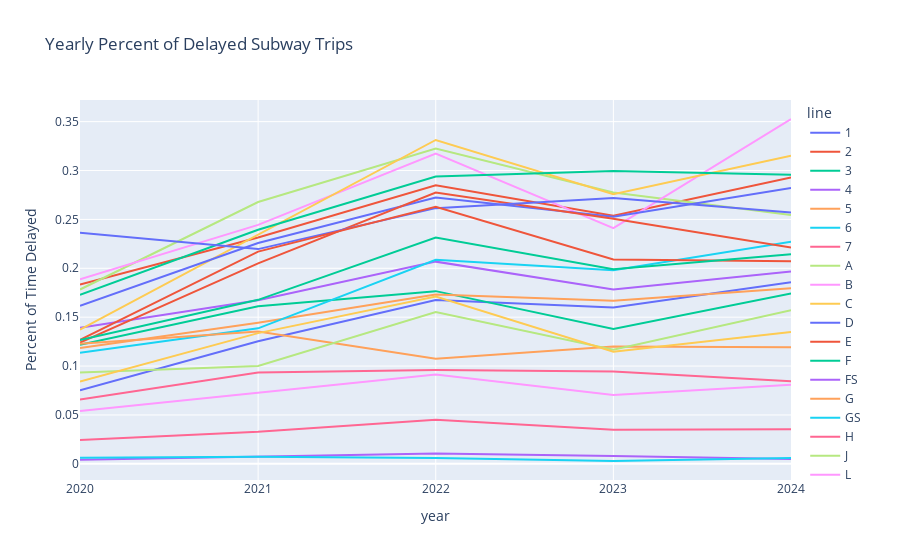

Source (notebook cell):
### Code cell
yearly_delays_graph.update_xaxes(
    dtick='M12',
    tickformat='%Y',
)

### Figure 1 — Plotly figure (JSON) as saved in the notebook; plotly's stock layout.template omitted (floating-point values rounded to 4 significant figures)
{"data": [{"hovertemplate": "line=1<br>year=%{x}<br>Percent of Time Delayed=%{y}<extra></extra>", "legendgroup": "1", "line": {"color": "#636efa", "dash": "solid"}, "marker": {"symbol": "circle"}, "mode": "lines", "name": "1", "orientation": "v", "showlegend": true, "type": "scatter", "x": ["2020-01-01T00:00:00", "2021-01-01T00:00:00", "2022-01-01T00:00:00", "2023-01-01T00:00:00", "2024-01-01T00:00:00"], "xaxis": "x", "y": [0.07531, 0.1254, 0.1674, 0.16, 0.1856], "yaxis": "y"}, {"hovertemplate": "line=2<br>year=%{x}<br>Percent of Time Delayed=%{y}<extra></extra>", "legendgroup": "2", "line": {"color": "#EF553B", "dash": "solid"}, "marker": {"symbol": "circle"}, "mode": "lines", "name": "2", "orientation": "v", "showlegend": true, "type": "scatter", "x": ["2020-01-01T00:00:00", "2021-01-01T00:00:00", "2022-01-01T00:00:00", "2023-01-01T00:00:00", "2024-01-01T00:00:00"], "xaxis": "x", "y": [0.1834, 0.2314, 0.285, 0.2538, 0.293], "yaxis": "y"}, {"hovertemplate": "line=3<br>year=%{x}<br>Percent of Time Delayed=%{y}<extra></extra>", "legendgroup": "3", "line": {"color": "#00cc96", "dash": "solid"}, "marker": {"symbol": "circle"}, "mode": "lines", "name": "3", "orientation": "v", "showlegend": true, "type": "scatter", "x": ["2020-01-01T00:00:00", "2021-01-01T00:00:00", "2022-01-01T00:00:00", "2023-01-01T00:00:00", "2024-01-01T00:00:00"], "xaxis": "x", "y": [0.1219, 0.1612, 0.1766, 0.138, 0.1743], "yaxis": "y"}, {"hovertemplate": "line=4<br>year=%{x}<br>Percent of Time Delayed=%{y}<extra></extra>", "legendgroup": "4", "line": {"color": "#ab63fa", "dash": "solid"}, "marker": {"symbol": "circle"}, "mode": "lines", "name": "4", "orientation": "v", "showlegend": true, "type": "scatter", "x": ["2020-01-01T00:00:00", "2021-01-01T00:00:00", "2022-01-01T00:00:00", "2023-01-01T00:00:00", "2024-01-01T00:00:00"], "xaxis": "x", "y": [0.1392, 0.1674, 0.2068, 0.1782, 0.1966], "yaxis": "y"}, {"hovertemplate": "line=5<br>year=%{x}<br>Percent of Time Delayed=%{y}<extra></extra>", "legendgroup": "5", "line": {"color": "#FFA15A", "dash": "solid"}, "marker": {"symbol": "circle"}, "mode": "lines", "name": "5", "orientation": "v", "showlegend": true, "type": "scatter", "x": ["2020-01-01T00:00:00", "2021-01-01T00:00:00", "2022-01-01T00:00:00", "2023-01-01T00:00:00", "2024-01-01T00:00:00"], "xaxis": "x", "y": [0.1184, 0.1442, 0.1733, 0.1667, 0.1795], "yaxis": "y"}, {"hovertemplate": "line=6<br>year=%{x}<br>Percent of Time Delayed=%{y}<extra></extra>", "legendgroup": "6", "line": {"color": "#19d3f3", "dash": "solid"}, "marker": {"symbol": "circle"}, "mode": "lines", "name": "6", "orientation": "v", "showlegend": true, "type": "scatter", "x": ["2020-01-01T00:00:00", "2021-01-01T00:00:00", "2022-01-01T00:00:00", "2023-01-01T00:00:00", "2024-01-01T00:00:00"], "xaxis": "x", "y": [0.1135, 0.1386, 0.2087, 0.1981, 0.2271], "yaxis": "y"}, {"hovertemplate": "line=7<br>year=%{x}<br>Percent of Time Delayed=%{y}<extra></extra>", "legendgroup": "7", "line": {"color": "#FF6692", "dash": "solid"}, "marker": {"symbol": "circle"}, "mode": "lines", "name": "7", "orientation": "v", "showlegend": true, "type": "scatter", "x": ["2020-01-01T00:00:00", "2021-01-01T00:00:00", "2022-01-01T00:00:00", "2023-01-01T00:00:00", "2024-01-01T00:00:00"], "xaxis": "x", "y": [0.06582, 0.09339, 0.09593, 0.09454, 0.08441], "yaxis": "y"}, {"hovertemplate": "line=A<br>year=%{x}<br>Percent of Time Delayed=%{y}<extra></extra>", "legendgroup": "A", "line": {"color": "#B6E880", "dash": "solid"}, "marker": {"symbol": "circle"}, "mode": "lines", "name": "A", "orientation": "v", "showlegend": true, "type": "scatter", "x": ["2020-01-01T00:00:00", "2021-01-01T00:00:00", "2022-01-01T00:00:00", "2023-01-01T00:00:00", "2024-01-01T00:00:00"], "xaxis": "x", "y": [0.1783, 0.2678, 0.3226, 0.2775, 0.2544], "yaxis": "y"}, {"hovertemplate": "line=B<br>year=%{x}<br>Percent of Time Delayed=%{y}<extra></extra>", "legendgroup": "B", "line": {"color": "#FF97FF", "dash": "solid"}, "marker": {"symbol": "circle"}, "mode": "lines", "name": "B", "orientation": "v", "showlegend": true, "type": "scatter", "x": ["2020-01-01T00:00:00", "2021-01-01T00:00:00", "2022-01-01T00:00:00", "2023-01-01T00:00:00", "2024-01-01T00:00:00"], "xaxis": "x", "y": [0.1888, 0.2444, 0.3173, 0.241, 0.3527], "yaxis": "y"}, {"hovertemplate": "line=C<br>year=%{x}<br>Percent of Time Delayed=%{y}<extra></extra>", "legendgroup": "C", "line": {"color": "#FECB52", "dash": "solid"}, "marker": {"symbol": "circle"}, "mode": "lines", "name": "C", "orientation": "v", "showlegend": true, "type": "scatter", "x": ["2020-01-01T00:00:00", "2021-01-01T00:00:00", "2022-01-01T00:00:00", "2023-01-01T00:00:00", "2024-01-01T00:00:00"], "xaxis": "x", "y": [0.1371, 0.2347, 0.3313, 0.2758, 0.315], "yaxis": "y"}, {"hovertemplate": "line=D<br>year=%{x}<br>Percent of Time Delayed=%{y}<extra></extra>", "legendgroup": "D", "line": {"color": "#636efa", "dash": "solid"}, "marker": {"symbol": "circle"}, "mode": "lines", "name": "D", "orientation": "v", "showlegend": true, "type": "scatter", "x": ["2020-01-01T00:00:00", "2021-01-01T00:00:00", "2022-01-01T00:00:00", "2023-01-01T00:00:00", "2024-01-01T00:00:00"], "xaxis": "x", "y": [0.1617, 0.2259, 0.2723, 0.2527, 0.2821], "yaxis": "y"}, {"hovertemplate": "line=E<br>year=%{x}<br>Percent of Time Delayed=%{y}<extra></extra>", "legendgroup": "E", "line": {"color": "#EF553B", "dash": "solid"}, "marker": {"symbol": "circle"}, "mode": "lines", "name": "E", "orientation": "v", "showlegend": true, "type": "scatter", "x": ["2020-01-01T00:00:00", "2021-01-01T00:00:00", "2022-01-01T00:00:00", "2023-01-01T00:00:00", "2024-01-01T00:00:00"], "xaxis": "x", "y": [0.124, 0.2051, 0.2774, 0.2507, 0.2213], "yaxis": "y"}, {"hovertemplate": "line=F<br>year=%{x}<br>Percent of Time Delayed=%{y}<extra></extra>", "legendgroup": "F", "line": {"color": "#00cc96", "dash": "solid"}, "marker": {"symbol": "circle"}, "mode": "lines", "name": "F", "orientation": "v", "showlegend": true, "type": "scatter", "x": ["2020-01-01T00:00:00", "2021-01-01T00:00:00", "2022-01-01T00:00:00", "2023-01-01T00:00:00", "2024-01-01T00:00:00"], "xaxis": "x", "y": [0.1728, 0.2394, 0.2939, 0.2995, 0.2957], "yaxis": "y"}, {"hovertemplate": "line=FS<br>year=%{x}<br>Percent of Time Delayed=%{y}<extra></extra>", "legendgroup": "FS", "line": {"color": "#ab63fa", "dash": "solid"}, "marker": {"symbol": "circle"}, "mode": "lines", "name": "FS", "orientation": "v", "showlegend": true, "type": "scatter", "x": ["2020-01-01T00:00:00", "2021-01-01T00:00:00", "2022-01-01T00:00:00", "2023-01-01T00:00:00", "2024-01-01T00:00:00"], "xaxis": "x", "y": [0.004044, 0.007476, 0.01045, 0.007945, 0.005], "yaxis": "y"}, {"hovertemplate": "line=G<br>year=%{x}<br>Percent of Time Delayed=%{y}<extra></extra>", "legendgroup": "G", "line": {"color": "#FFA15A", "dash": "solid"}, "marker": {"symbol": "circle"}, "mode": "lines", "name": "G", "orientation": "v", "showlegend": true, "type": "scatter", "x": ["2020-01-01T00:00:00", "2021-01-01T00:00:00", "2022-01-01T00:00:00", "2023-01-01T00:00:00", "2024-01-01T00:00:00"], "xaxis": "x", "y": [0.1229, 0.1352, 0.1075, 0.12, 0.1193], "yaxis": "y"}, {"hovertemplate": "line=GS<br>year=%{x}<br>Percent of Time Delayed=%{y}<extra></extra>", "legendgroup": "GS", "line": {"color": "#19d3f3", "dash": "solid"}, "marker": {"symbol": "circle"}, "mode": "lines", "name": "GS", "orientation": "v", "showlegend": true, "type": "scatter", "x": ["2020-01-01T00:00:00", "2021-01-01T00:00:00", "2022-01-01T00:00:00", "2023-01-01T00:00:00", "2024-01-01T00:00:00"], "xaxis": "x", "y": [0.006261, 0.007182, 0.005945, 0.002891, 0.005977], "yaxis": "y"}, {"hovertemplate": "line=H<br>year=%{x}<br>Percent of Time Delayed=%{y}<extra></extra>", "legendgroup": "H", "line": {"color": "#FF6692", "dash": "solid"}, "marker": {"symbol": "circle"}, "mode": "lines", "name": "H", "orientation": "v", "showlegend": true, "type": "scatter", "x": ["2020-01-01T00:00:00", "2021-01-01T00:00:00", "2022-01-01T00:00:00", "2023-01-01T00:00:00", "2024-01-01T00:00:00"], "xaxis": "x", "y": [0.02436, 0.03269, 0.04519, 0.03497, 0.03547], "yaxis": "y"}, {"hovertemplate": "line=J<br>year=%{x}<br>Percent of Time Delayed=%{y}<extra></extra>", "legendgroup": "J", "line": {"color": "#B6E880", "dash": "solid"}, "marker": {"symbol": "circle"}, "mode": "lines", "name": "J", "orientation": "v", "showlegend": true, "type": "scatter", "x": ["2020-01-01T00:00:00", "2021-01-01T00:00:00", "2022-01-01T00:00:00", "2023-01-01T00:00:00", "2024-01-01T00:00:00"], "xaxis": "x", "y": [0.09342, 0.1002, 0.1553, 0.1166, 0.1571], "yaxis": "y"}, {"hovertemplate": "line=L<br>year=%{x}<br>Percent of Time Delayed=%{y}<extra></extra>", "legendgroup": "L", "line": {"color": "#FF97FF", "dash": "solid"}, "marker": {"symbol": "circle"}, "mode": "lines", "name": "L", "orientation": "v", "showlegend": true, "type": "scatter", "x": ["2020-01-01T00:00:00", "2021-01-01T00:00:00", "2022-01-01T00:00:00", "2023-01-01T00:00:00", "2024-01-01T00:00:00"], "xaxis": "x", "y": [0.05396, 0.07263, 0.09138, 0.07047, 0.08082], "yaxis": "y"}, {"hovertemplate": "line=M<br>year=%{x}<br>Percent of Time Delayed=%{y}<extra></extra>", "legendgroup": "M", "line": {"color": "#FECB52", "dash": "solid"}, "marker": {"symbol": "circle"}, "mode": "lines", "name": "M", "orientation": "v", "showlegend": true, "type": "scatter", "x": ["2020-01-01T00:00:00", "2021-01-01T00:00:00", "2022-01-01T00:00:00", "2023-01-01T00:00:00", "2024-01-01T00:00:00"], "xaxis": "x", "y": [0.08412, 0.1337, 0.1712, 0.1146, 0.1348], "yaxis": "y"}, {"hovertemplate": "line=N<br>year=%{x}<br>Percent of Time Delayed=%{y}<extra></extra>", "legendgroup": "N", "line": {"color": "#636efa", "dash": "solid"}, "marker": {"symbol": "circle"}, "mode": "lines", "name": "N", "orientation": "v", "showlegend": true, "type": "scatter", "x": ["2020-01-01T00:00:00", "2021-01-01T00:00:00", "2022-01-01T00:00:00", "2023-01-01T00:00:00", "2024-01-01T00:00:00"], "xaxis": "x", "y": [0.2363, 0.2196, 0.2615, 0.2718, 0.2572], "yaxis": "y"}, {"hovertemplate": "line=Q<br>year=%{x}<br>Percent of Time Delayed=%{y}<extra></extra>", "legendgroup": "Q", "line": {"color": "#EF553B", "dash": "solid"}, "marker": {"symbol": "circle"}, "mode": "lines", "name": "Q", "orientation": "v", "showlegend": true, "type": "scatter", "x": ["2020-01-01T00:00:00", "2021-01-01T00:00:00", "2022-01-01T00:00:00", "2023-01-01T00:00:00", "2024-01-01T00:00:00"], "xaxis": "x", "y": [0.1268, 0.217, 0.2628, 0.2089, 0.2073], "yaxis": "y"}, {"hovertemplate": "line=R<br>year=%{x}<br>Percent of Time Delayed=%{y}<extra></extra>", "legendgroup": "R", "line": {"color": "#00cc96", "dash": "solid"}, "marker": {"symbol": "circle"}, "mode": "lines", "name": "R", "orientation": "v", "showlegend": true, "type": "scatter", "x": ["2020-01-01T00:00:00", "2021-01-01T00:00:00", "2022-01-01T00:00:00", "2023-01-01T00:00:00", "2024-01-01T00:00:00"], "xaxis": "x", "y": [0.1265, 0.1677, 0.2315, 0.1991, 0.2143], "yaxis": "y"}, {"hovertemplate": "line=JZ<br>year=%{x}<br>Percent of Time Delayed=%{y}<extra></extra>", "legendgroup": "JZ", "line": {"color": "#ab63fa", "dash": "solid"}, "marker": {"symbol": "circle"}, "mode": "lines", "name": "JZ", "orientation": "v", "showlegend": true, "type": "scatter", "x": ["2024-01-01T00:00:00"], "xaxis": "x", "y": [0.1789], "yaxis": "y"}, {"hovertemplate": "line=S 42nd<br>year=%{x}<br>Percent of Time Delayed=%{y}<extra></extra>", "legendgroup": "S 42nd", "line": {"color": "#FFA15A", "dash": "solid"}, "marker": {"symbol": "circle"}, "mode": "lines", "name": "S 42nd", "orientation": "v", "showlegend": true, "type": "scatter", "x": ["2024-01-01T00:00:00"], "xaxis": "x", "y": [0.004951], "yaxis": "y"}, {"hovertemplate": "line=S Fkln<br>year=%{x}<br>Percent of Time Delayed=%{y}<extra></extra>", "legendgroup": "S Fkln", "line": {"color": "#19d3f3", "dash": "solid"}, "marker": {"symbol": "circle"}, "mode": "lines", "name": "S Fkln", "orientation": "v", "showlegend": true, "type": "scatter", "x": ["2024-01-01T00:00:00"], "xaxis": "x", "y": [0.01052], "yaxis": "y"}, {"hovertemplate": "line=S Rock<br>year=%{x}<br>Percent of Time Delayed=%{y}<extra></extra>", "legendgroup": "S Rock", "line": {"color": "#FF6692", "dash": "solid"}, "marker": {"symbol": "circle"}, "mode": "lines", "name": "S Rock", "orientation": "v", "showlegend": true, "type": "scatter", "x": ["2024-01-01T00:00:00"], "xaxis": "x", "y": [0.04516], "yaxis": "y"}], "layout": {"autosize": true, "legend": {"title": {"text": "line"}, "tracegroupgap": 0}, "title": {"text": "Yearly Percent of Delayed Subway Trips"}, "xaxis": {"anchor": "y", "autorange": true, "domain": [0, 1], "dtick": "M12", "range": ["2020-01-01", "2024-01-01"], "tickformat": "%Y", "title": {"text": "year"}, "type": "date"}, "yaxis": {"anchor": "x", "autorange": true, "domain": [0, 1], "range": [-0.01654, 0.3721], "title": {"text": "Percent of Time Delayed"}, "type": "linear"}}}
